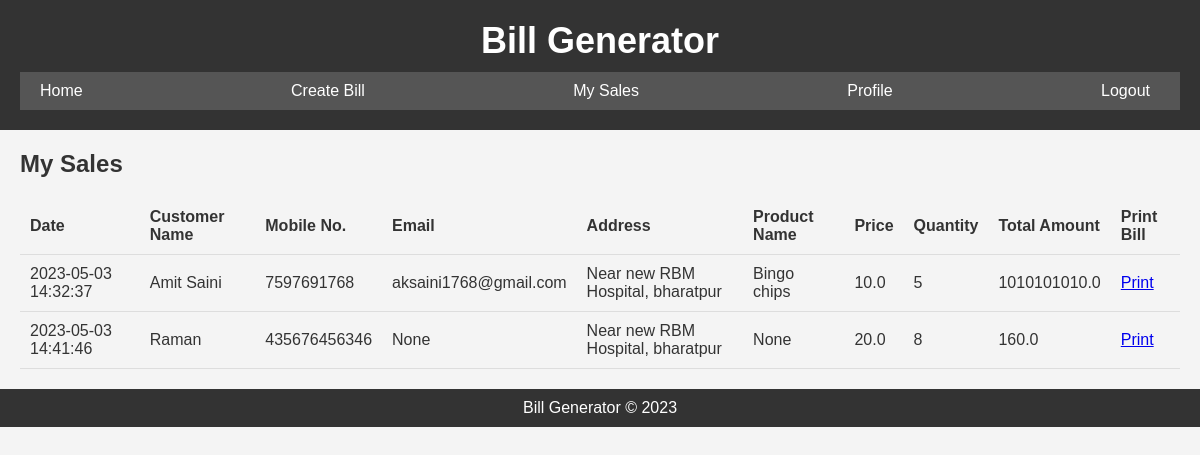
The app's page /my_sales (signed in), older data.
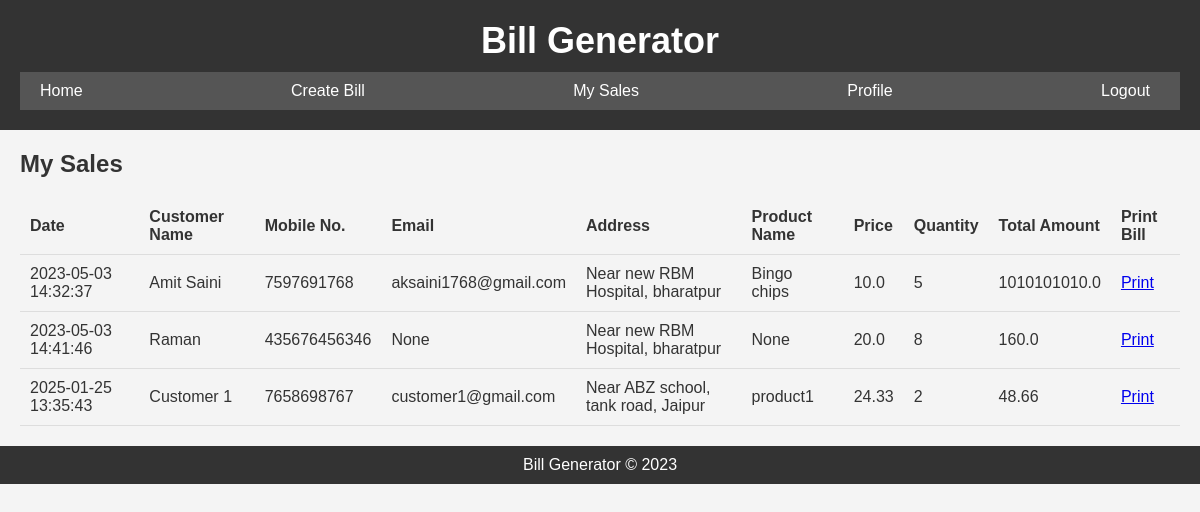
The same page, newer data.
### tables this page shows
CREATE TABLE sales
				(
					id INTEGER primary key,
					seller_id INTEGER,
					customer_name TEXT,
					cus_mob TEXT,
					cus_email TEXT,
					cus_address TEXT,
					product TEXT,
					quantity INTEGER,
					price REAL,
					totle_amount Real,
					sale_date TEXT
				);

### app.py (the view)
@app.route('/my_sales',methods=['GET'])
def my_sales():
	msg = True
	email_in_session = session['email']
	seller = seller_data(email_in_session)
	seller_id = int(seller[0][0])
	conn = sqlite3.connect('Database.db')
	cur = conn.cursor()
	cur.execute("SELECT * FROM sales WHERE seller_id = ?",(seller_id,))
	sales_data = cur.fetchall()
	return render_template('mysales.html',sales_data=sales_data, msg=msg)

### app.py (called while the page is built)
def seller_data(email):
	conn = sqlite3.connect('Database.db')
	cur = conn.cursor()
	cur.execute("SELECT * FROM seller WHERE email=?", (email,))
	data = cur.fetchall()
	return data

### templates/mysales.html
{% extends "layout.html" %}
{% block body %}
	<main>
	  <h2>My Sales</h2>
	  <table>
	    <thead>
	      <tr>
	        <th>Date</th>
	        <th>Customer Name</th>
	        <th>Mobile No.</th>
	        <th>Email</th>
	        <th>Address</th>
	        <th>Product Name</th>
	        <th>Price</th>
	        <th>Quantity</th>
	        <th>Total Amount</th>
	        <th>Print Bill</th>
	      </tr>
	    </thead>
	    <tbody>
	      {% for sale in sales_data %}
	      <tr>
	        <td>{{sale[10]}}</td>
	        <td>{{sale[2]}}</td>
	        <td>{{sale[3]}}</td>
	        <td>{{sale[4]}}</td>
	        <td>{{sale[5]}}</td>
	        <td>{{sale[6]}}</td>
	        <td>{{sale[8]}}</td>
	        <td>{{sale[7]}}</td>
	        <td>{{sale[9]}}</td>
	        <td><a href="/printbill/{{sale[0]}}">Print</a></td>
	      </tr>
	      {% endfor %}
	    </tbody>
	  </table>
	</main>
{% endblock %}

### templates/layout.html (shortened to what this page needs)
<!DOCTYPE html>
<html>
<head>
	<link rel="stylesheet" type="text/css" href="static/style.css">
</head>
<body>
	<header>
		<h1>Bill Generator</h1>
		<nav>
			<ul>
				{% if msg %}
				<li><a href="/bill generator">Home</a></li>
				<li><a href="/create_bill">Create Bill</a></li>
				<li><a href="/my_sales">My Sales</a></li>
				<li><a href="/profile">Profile</a></li>
				<li><a href="/logout">Logout</a></li>
				{% else %}
				<li><a href="/bill generator">Home</a></li>
				<li><a href="/signin">Sign In</a></li>
				<li><a href="/signup">Sign Up</a></li>
				{% endif %}
			</ul>
		</nav>
	</header>
	{% block body %} {% endblock %}
	<footer>
		<p>Bill Generator &copy; 2023</p>
	</footer>
</body>
</html>

### static/style.css (style rules this page uses)
* { box-sizing: border-box; margin: 0; padding: 0; }
body { font-family: Arial, sans-serif; background-color: #f4f4f4; color: #333; }
header { background-color: #333; color: #fff; padding: 20px; text-align: center; }
header h1 { font-size: 36px; margin-bottom: 10px; }
nav { background-color: #555; padding: 10px; }
nav ul { list-style: none; display: flex; justify-content: space-between; }
nav ul li { margin-right: 10px; }
nav ul li a { color: #fff; text-decoration: none; padding: 10px; }
main { margin: 20px; }
h2 { margin-bottom: 20px; }
table { border-collapse: collapse; width: 100%; margin-top: 20px; }
th, td { padding: 10px; text-align: left; border-bottom: 1px solid #ddd; }
footer { background-color: #333; color: #fff; padding: 10px 20px; text-align: center; margin-top: 20px; }

Row changes from the older to the newer data that the page shows:
added sales: sale_date "2025-01-25 13:35:43", customer_name "Customer 1", cus_mob "7658698767", cus_email "customer1@gmail.com", cus_address "Near ABZ school, tank road, Jaipur", product "product1", price "24.33", quantity "2", totle_amount "48.66"
